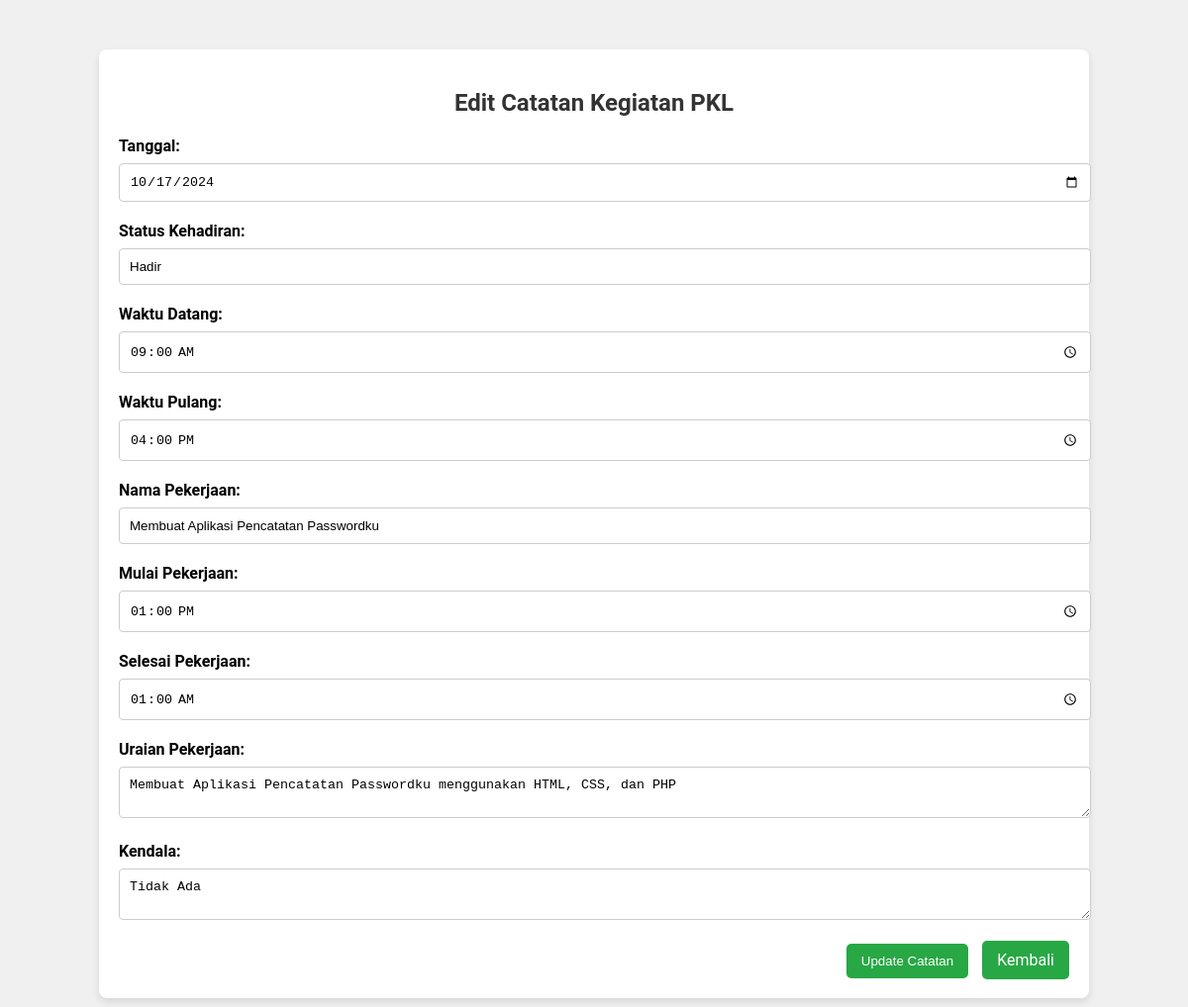
The app's page /edit_catatan.php?id=3 with its own data.
### tables this page shows
CREATE TABLE jadwal_pkl (
    id INTEGER PRIMARY KEY AUTOINCREMENT,
    tanggal TEXT NOT NULL,
    status_kehadiran TEXT NOT NULL,
    waktu_datang TEXT NOT NULL,
    waktu_pulang TEXT NOT NULL,
    nama_pekerjaan TEXT NOT NULL,
    mulai_pekerjaan TEXT NOT NULL,
    selesai_pekerjaan TEXT NOT NULL,
    uraian_pekerjaan TEXT NOT NULL,
    kendala TEXT NOT NULL
    );

### functions.php (called while the page is built, shortened)
<?php
function ambil_catatan_by_id($id)
{
    $db = connect_db();
    $query = "SELECT * FROM " . TABLE_NAME . " WHERE id = :id";
    $stmt = $db->prepare($query);
    $stmt->bindValue(':id', $id, SQLITE3_INTEGER);
    $result = $stmt->execute();
    return $result ? $result->fetchArray(SQLITE3_ASSOC) : false;
}

### edit_catatan.php (the view, shortened to what this page needs)
<?php
require_once 'functions.php';
$id = $_GET['id'];
$catatan = ambil_catatan_by_id($id);
?>
<!DOCTYPE html>
<html lang="en">
<head>
    <link rel="stylesheet" href="css/edit.css">
</head>
<body>
    <div class="container">
        <h2>Edit Catatan Kegiatan PKL</h2>
        <form action="edit_catatan.php?id=<?php echo $id; ?>" method="POST">
            <label for="tanggal">Tanggal:</label>
            <input type="date" name="tanggal" id="tanggal" value="<?php echo $catatan['tanggal']; ?>" required>
            <label for="status_kehadiran">Status Kehadiran:</label>
            <input type="text" name="status_kehadiran" id="status_kehadiran" value="<?php echo $catatan['status_kehadiran']; ?>" required>
            <label for="waktu_datang">Waktu Datang:</label>
            <input type="time" name="waktu_datang" id="waktu_datang" value="<?php echo $catatan['waktu_datang']; ?>" required>
            <label for="waktu_pulang">Waktu Pulang:</label>
            <input type="time" name="waktu_pulang" id="waktu_pulang" value="<?php echo $catatan['waktu_pulang']; ?>" required>
            <label for="nama_pekerjaan">Nama Pekerjaan:</label>
            <input type="text" name="nama_pekerjaan" id="nama_pekerjaan" value="<?php echo $catatan['nama_pekerjaan']; ?>" required>
            <label for="mulai_pekerjaan">Mulai Pekerjaan:</label>
            <input type="time" name="mulai_pekerjaan" id="mulai_pekerjaan" value="<?php echo $catatan['mulai_pekerjaan']; ?>" required>
            <label for="selesai_pekerjaan">Selesai Pekerjaan:</label>
            <input type="time" name="selesai_pekerjaan" id="selesai_pekerjaan" value="<?php echo $catatan['selesai_pekerjaan']; ?>" required>
            <label for="uraian_pekerjaan">Uraian Pekerjaan:</label>
            <textarea name="uraian_pekerjaan" id="uraian_pekerjaan" required><?php echo $catatan['uraian_pekerjaan']; ?></textarea>
            <label for="kendala">Kendala:</label>
            <textarea name="kendala" id="kendala"><?php echo $catatan['kendala']; ?></textarea>
            <div class="actions">
                <button type="submit">Update Catatan</button>
                <a href="index.php">Kembali</a>
            </div>
        </form>
    </div>
</body>
</html>

### css/edit.css (style rules this page uses)
body { font-family: 'Roboto', sans-serif; background-color: #f0f0f0; margin: 0; padding: 0; }
.container { width: 80%; margin: 50px auto; background-color: #fff; border-radius: 8px; padding: 20px; box-shadow: 0 4px 8px rgba(0, 0, 0, 0.1); }
h2 { text-align: center; color: #333; margin-bottom: 20px; }
form { width: 100%; }
label { display: block; margin-bottom: 8px; font-weight: bold; }
input, textarea { width: 100%; padding: 10px; margin-bottom: 20px; border: 1px solid #ccc; border-radius: 4px; }
.actions { text-align: right; }
.actions button, .actions a { background-color: #28a745; color: #fff; padding: 10px 15px; border: none; border-radius: 5px; cursor: pointer; text-decoration: none; }
.actions a { margin-left: 10px; }

### records on screen
jadwal_pkl: tanggal "10/17/2024", status_kehadiran "Hadir", waktu_datang "09:00", waktu_pulang "16:00", nama_pekerjaan "Membuat Aplikasi Pencatatan Passwordku", mulai_pekerjaan "13:00", selesai_pekerjaan "01:00", uraian_pekerjaan "Membuat Aplikasi Pencatatan Passwordku menggunakan HTML, CSS, dan PHP", kendala "Tidak Ada"
